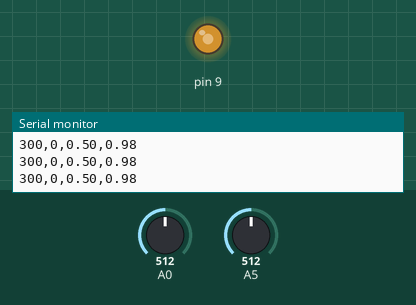
This sketch was run on a simulated Arduino Uno, built with avr-gcc and run on an emulated ATmega328P. Parts: output pins drawn as LEDs (lit = HIGH), the last lines printed to the serial monitor. The inputs (shaded band) are chosen by the test bench; at power-on: A5 = 512, A0 = 512.

Above: at 1.2 s.
1.3 s: A5 set to 716
At 1.46 s:
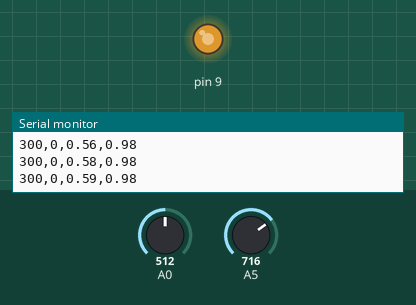
3.3 s: A5 set to 306
At 3.46 s:
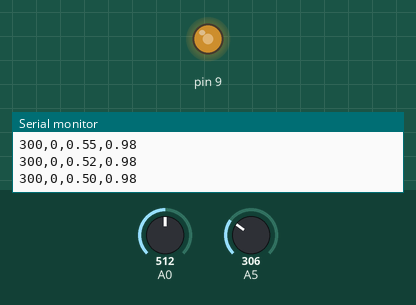
5.5 s: A5 set to 0
At 6.4 s:
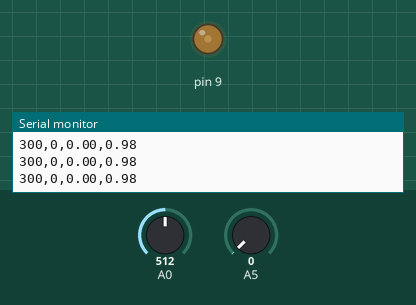
Timing chart, 0 to 8.5 s (numbered marks = the images above; inputs shaded):
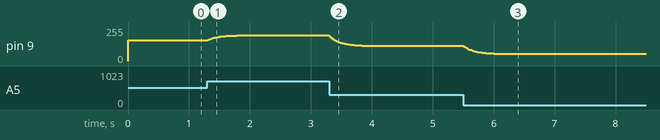

Measured:
- after the input at 1.3 s, pin 9: moves from 155/255 to 193/255 over 0.57 s, starting at once
- after the input at 3.3 s, pin 9: moves from 193/255 to 114/255 over 0.71 s, starting at once
- after the input at 5.5 s, pin 9: moves from 114/255 to 55/255 over 0.58 s, starting at once

The sketch:

LED_LDR_lookupTable.ino
```cpp
byte lookupTable[] = {55, 55, 55, 56, 56, 56, 56, 57, 57, 57, 58, 58, 58, 58, 58, 59, 59, 60, 61, 61, 61, 62, 62, 62, 63, 63, 64, 64, 65, 65, 65, 65, 66, 68, 69, 69, 70, 70, 71, 71, 71, 72, 72, 72, 72, 72, 72, 73, 73, 73, 74, 74, 74, 75, 75, 75, 76, 76, 76, 77, 77, 77, 77, 77, 78, 78, 78, 78, 80, 80, 81, 81, 82, 82, 83, 83, 83, 83, 84, 85, 85, 86, 86, 86, 86, 87, 87, 88, 89, 89, 90, 90, 90, 91, 91, 91, 91, 92, 92, 93, 94, 94, 94, 95, 96, 96, 96, 97, 97, 98, 99, 99, 99, 100, 100, 101, 101, 102, 102, 103, 104, 104, 105, 105, 106, 106, 107, 107, 108, 108, 109, 109, 110, 110, 111, 111, 112, 112, 113, 113, 114, 115, 115, 115, 116, 116, 116, 117, 117, 118, 119, 122, 123, 124, 125, 127, 127, 128, 129, 130, 131, 131, 132, 133, 134, 134, 135, 135, 135, 136, 137, 138, 138, 139, 139, 139, 140, 140, 140, 141, 141, 142, 142, 143, 143, 143, 143, 144, 144, 144, 145, 146, 146, 147, 149, 151, 153, 153, 154, 154, 155, 156, 157, 158, 159, 160, 161, 161, 161, 162, 162, 162, 162, 163, 163, 163, 163, 163, 164, 164, 165, 165, 166, 167, 168, 169, 170, 171, 172, 172, 173, 173, 174, 174, 175, 175, 176, 176, 176, 177, 178, 179, 180, 181, 181, 182, 182, 183, 183, 184, 184, 184, 185, 186, 186, 187, 188, 189, 190, 191, 193, 195, 197, 199, 200, 201, 202, 203, 204, 205, 205, 206, 207, 207, 208, 208, 209, 210, 211, 211, 211, 212, 213, 213, 214, 215, 215, 216, 217, 217, 217, 218, 219, 219, 220, 220, 220, 221, 221, 222, 223, 223, 223, 224, 225, 226, 226, 227, 228, 230, 232, 233, 233, 234, 235, 236, 237, 238, 239, 240, 241, 242, 243, 246, 248, 250, 252, 255};

int avg1;
int avg2;
int sampleSize = 10;

int LDRval;
int POTval;
int LEDval;

int LDRdata;

float sentData;
float receivedData;


// the setup routine runs once when you press reset:
void setup() {
  // initialize serial communication at 9600 bits per second:
  Serial.begin(9600);
  avg1 = analogRead(A0);
  avg2 = analogRead(A5);

  pinMode(9, OUTPUT);
}

// the loop routine runs over and over again forever:
void loop() {

  // read the LDR
  LDRval = analogRead(A0);
  avg1 = (avg1 * (sampleSize - 1) + LDRval) / sampleSize;
  LDRval = avg1;
  LDRval = LDRval - 31; // 32 is the lowest value at light intensity 55
  LDRval = constrain(LDRval, 0, 326);
  LDRdata = lookupTable[LDRval];
  receivedData = (LDRdata-55)/200.0;


  // read the POT and control the LED intensity
  POTval = analogRead(A5);
  avg2 = (avg2*(sampleSize-1)+POTval)/sampleSize;
  POTval= avg2;
  LEDval = map (POTval, 0, 1023, 55, 255);
  sentData = (LEDval-55)/200.0;
  analogWrite(9, LEDval);


  // print out the value you read:
  Serial.print(300);
  Serial.print(",");
  Serial.print(0);
  Serial.print(",");
  Serial.print(sentData);
  Serial.print(",");
  Serial.print(receivedData);
  Serial.println();


  delay(10);        // delay in between reads for stability
}
```
